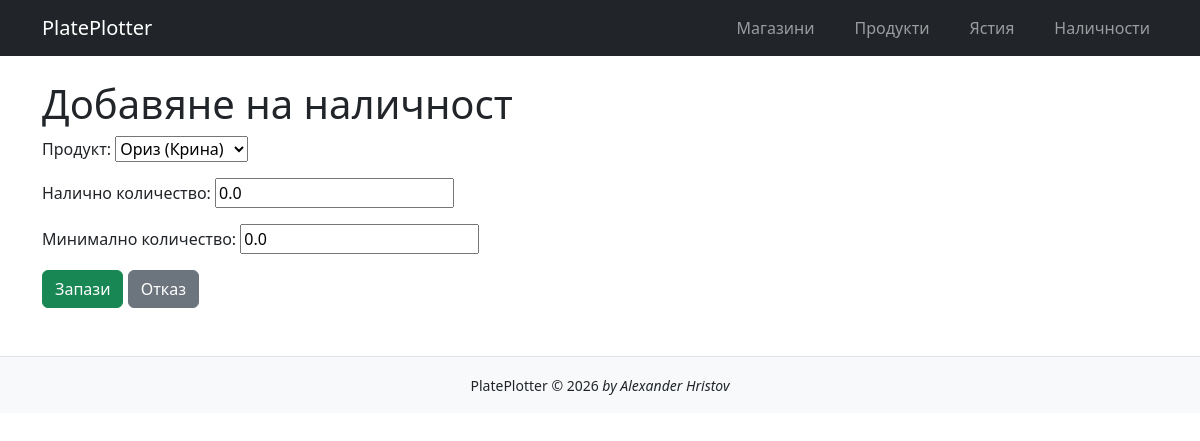
The app's page /inventory/1/edit/ with its own data.
### inventory/models.py (models this page shows, shortened)
class Inventory(models.Model):
    product = models.OneToOneField(
        Product,
        on_delete=models.CASCADE,
        verbose_name='Продукт'
    )
    available_quantity = models.DecimalField(
        max_digits=6,
        decimal_places=1,
        verbose_name='Налично количество',
        blank=True,
        default=0
    )
    minimum_quantity = models.DecimalField(
        max_digits=6,
        decimal_places=1,
        verbose_name='Минимално количество',
        blank=True,
        default=0
    )

### inventory/views.py (the view)
# urls.py: path('inventory/<int:pk>/edit/', InventoryUpdateView.as_view(), name='inventory-edit'),
class InventoryUpdateView(UpdateView):
    model = Inventory
    form_class = InventoryForm
    template_name = 'inventory/inventory_form.html'
    success_url = reverse_lazy('inventory-list')

### inventory/forms.py
class InventoryForm(forms.ModelForm):
    class Meta:
        model = Inventory
        fields = [
            'product',
            'available_quantity',
            'minimum_quantity',
        ]

### inventory/models.py (called while the page is built)
    def __str__(self):
        if self.brand:
            return f"{self.name} ({self.brand})"
        return self.name

### templates/inventory/inventory_form.html (shortened to what this page needs)
{% extends 'base.html' %}
{% block content %}
<h1>Добавяне на наличност</h1>
<form method="post">
    {{ form.as_p }}
    <button type="submit" class="btn btn-success">
        Запази
    </button>
    <a href="{% url 'inventory-list' %}"
       class="btn btn-secondary">
        Отказ
    </a>
</form>
{% endblock %}

### records on screen
Inventory: product "Ориз (Крина)", available_quantity "0.0", minimum_quantity "0.0"
